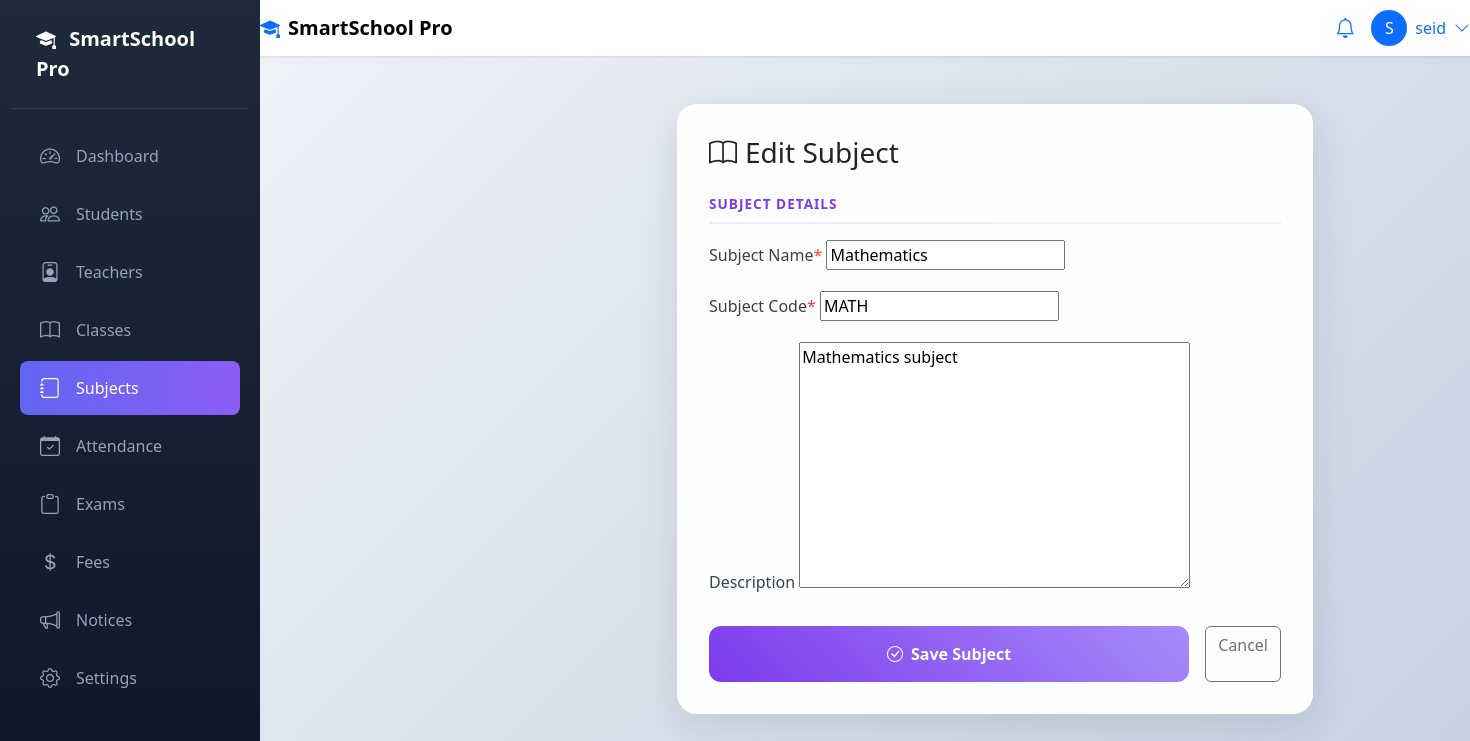
/classes/subjects/1/update/ (signed in), run on the app's committed database.
### accounts/models.py (models this page shows, shortened)
class User(AbstractUser):
    class Role(models.TextChoices):
        ADMIN = 'admin', _('Admin')
        TEACHER = 'teacher', _('Teacher')
        STUDENT = 'student', _('Student')
    role = models.CharField(max_length=20, choices=Role.choices, default=Role.STUDENT)
    phone = models.CharField(max_length=20, blank=True)
    address = models.TextField(blank=True)
    photo = models.ImageField(upload_to='users/', blank=True, null=True)
    date_of_birth = models.DateField(null=True, blank=True)
    created_at = models.DateTimeField(auto_now_add=True)
    updated_at = models.DateTimeField(auto_now=True)
    class Meta:
        verbose_name = _('user')
        verbose_name_plural = _('users')

### classes/models.py (models this page shows, shortened)
class Subject(models.Model):
    name = models.CharField(max_length=100)
    code = models.CharField(max_length=20, unique=True)
    description = models.TextField(blank=True)
    class Meta:
        ordering = ['name']

### classes/views.py (the view)
# urls.py: path('subjects/<int:pk>/update/', views.SubjectUpdateView.as_view(), name='subject_update'),
class SubjectUpdateView(UpdateView):
    model = Subject
    fields = ['name', 'code', 'description']
    template_name = 'classes/subject_form.html'
    success_url = reverse_lazy('subject_list')

### templates/classes/subject_form.html (shortened to what this page needs)
{% extends 'base.html' %}
{% block content %}
<div class="container py-4">
    <div class="row justify-content-center">
        <div class="col-md-6">
            <div class="glass-card">
                <h3 class="mb-4"><i class="bi bi-book me-2 text-purple"></i>{{ object|yesno:"Edit,Add" }} Subject</h3>
                <form method="post">{% csrf_token %}
                    <div class="section-title">Subject Details</div>
                    <div class="mb-3">
                        <label class="form-label">Subject Name<span class="required-indicator">*</span></label>
                        {{ form.name }}
                    </div>
                    <div class="mb-3">
                        <label class="form-label">Subject Code<span class="required-indicator">*</span></label>
                        {{ form.code }}
                    </div>
                    <div class="mb-4">
                        <label class="form-label">Description</label>
                        {{ form.description }}
                    </div>
                    <div class="d-flex gap-3">
                        <button type="submit" class="btn btn-gradient text-white flex-grow-1">
                            <i class="bi bi-check-circle me-2"></i>Save Subject
                        </button>
                        <a href="{% url 'subject_list' %}" class="btn btn-outline-secondary">Cancel</a>
                    </div>
                </form>
            </div>
        </div>
    </div>
</div>
{% endblock %}

### templates/base.html (shortened to what this page needs)
<!DOCTYPE html>
<html lang="en">
<head>
    <link href="https://cdn.jsdelivr.net/npm/bootstrap@5.3.0/dist/css/bootstrap.min.css" rel="stylesheet">
    <link rel="stylesheet" href="https://cdn.jsdelivr.net/npm/bootstrap-icons@1.11.0/font/bootstrap-icons.css">
</head>
<body>
    {% if user.is_authenticated and request.path != '/accounts/login/' and request.path != '/accounts/register/' %}
    <nav class="navbar navbar-expand-lg navbar-light bg-white sticky-top">
<div class="container-fluid p-0">
            <a class="navbar-brand d-flex align-items-center gap-2" href="{% url 'dashboard' %}">
                <i class="bi bi-mortarboard-fill text-primary"></i>
                <span class="fw-bold">{% if request.tenant %}{{ request.tenant.name }}{% else %}SmartSchool Pro{% endif %}</span>
            </a>
            <div class="d-flex align-items-center gap-3">
                <a href="#" class="position-relative">
                    <i class="bi bi-bell fs-5"></i>
                </a>
                <div class="dropdown">
                    <a href="#" class="d-flex align-items-center gap-2 text-decoration-none" data-bs-toggle="dropdown">
                        <div class="rounded-circle bg-primary text-white d-flex align-items-center justify-content-center" style="width:36px;height:36px">
                            {{ user.username.0|upper }}
                        </div>
                        <span class="d-none d-md-inline">{{ user.username }}</span>
                        <i class="bi bi-chevron-down"></i>
                    </a>
                </div>
            </div>
        </div>
    </nav>
    <div class="container-fluid">
        <div class="row">
            <nav class="col-md-2 d-none d-md-block sidebar">
                <div class="sidebar-brand">
                    <i class="bi bi-mortarboard-fill me-2"></i>
                    <span>{% if request.tenant %}{{ request.tenant.name }}{% else %}SmartSchool Pro{% endif %}</span>
                </div>
                <div class="pt-3">
                    <a href="{% url 'dashboard' %}" class="{% if request.resolver_match.url_name == 'dashboard' %}active{% endif %}">
                        <i class="bi bi-speedometer2"></i><span>Dashboard</span>
                    </a>
                    <a href="{% url 'student_list' %}" class="{% if 'student' in request.resolver_match.url_name %}active{% endif %}">
                        <i class="bi bi-people"></i><span>Students</span>
                    </a>
                    <a href="{% url 'teacher_list' %}" class="{% if 'teacher' in request.resolver_match.url_name %}active{% endif %}">
                        <i class="bi bi-person-badge"></i><span>Teachers</span>
                    </a>
                    <a href="{% url 'class_list' %}" class="{% if request.resolver_match.url_name == 'class_list' %}active{% endif %}">
                        <i class="bi bi-book"></i><span>Classes</span>
                    </a>
                    <a href="{% url 'subject_list' %}" class="{% if 'subject' in request.resolver_match.url_name %}active{% endif %}">
                        <i class="bi bi-journal"></i><span>Subjects</span>
                    </a>
                    <a href="{% url 'attendance_report' %}" class="{% if 'attendance' in request.resolver_match.url_name %}active{% endif %}">
                        <i class="bi bi-calendar-check"></i><span>Attendance</span>
                    </a>
                    <a href="{% url 'exam_list' %}" class="{% if 'exam' in request.resolver_match.url_name %}active{% endif %}">
                        <i class="bi bi-clipboard"></i><span>Exams</span>
                    </a>
                    <a href="{% url 'fee_structure_list' %}" class="{% if 'fee' in request.resolver_match.url_name %}active{% endif %}">
                        <i class="bi bi-currency-dollar"></i><span>Fees</span>
                    </a>
                    <a href="{% url 'announcement_list' %}" class="{% if 'announcement' in request.resolver_match.url_name %}active{% endif %}">
                        <i class="bi bi-megaphone"></i><span>Notices</span>
                    </a>
                    <a href="{% url 'user_list' %}" class="{% if 'user' in request.resolver_match.url_name %}active{% endif %}">
                        <i class="bi bi-gear"></i><span>Settings</span>
                    </a>
                </div>
            </nav>
            <main class="main-content">
    {% else %}
    <main class="container">
    {% endif %}
        {% block content %}{% endblock %}
    </main>
    </div>
    </div>
</body>
</html>

### templates/base.html (style rules this page uses)
body { font-family: 'Segoe UI', system-ui, sans-serif; }
.sidebar { height: 100vh; position: fixed; top: 0; left: 0; background: linear-gradient(180deg, #1e293b 0%, #0f172a 100%); width: 260px; z-index: 1000; overflow-y: auto; transition: all 0.3s ease; }
.sidebar-brand { padding: 1.5rem; font-size: 1.25rem; font-weight: 700; color: #fff; border-bottom: 1px solid rgba(255,255,255,0.1); }
.sidebar a { color: #94a3b8; text-decoration: none; padding: 12px 20px; display: flex; align-items: center; gap: 12px; transition: all 0.2s ease; border-radius: 8px; margin: 4px 8px; }
.sidebar a.active { background: linear-gradient(90deg, #6366f1, #8b5cf6); color: #fff; }
.sidebar i { font-size: 1.25rem; width: 24px; }
.navbar { background: rgba(255,255,255,0.95); backdrop-filter: blur(10px); box-shadow: 0 1px 3px rgba(0,0,0,0.1); margin-left: 260px; width: calc(100% - 260px); z-index: 999; }
.main-content { margin-left: 260px; padding: 1.5rem; min-height: 100vh; }

### templates/classes/subject_form.html (style rules this page uses)
body { background: linear-gradient(135deg, #f5f7fa 0%, #c3cfe2 100%); min-height: 100vh; }
.glass-card { background: rgba(255,255,255,0.95); backdrop-filter: blur(20px); border-radius: 20px; padding: 2rem; box-shadow: 0 10px 40px rgba(0,0,0,0.1); }
.form-label { font-weight: 500; color: #374151; }
.required-indicator { color: #ef4444; }
.section-title { font-size: 0.85rem; font-weight: 600; text-transform: uppercase; letter-spacing: 1px; color: #7c3aed; margin-bottom: 1rem; padding-bottom: 0.5rem; border-bottom: 2px solid #ede9fe; }
.btn-gradient { background: linear-gradient(45deg, #7c3aed, #a78bfa); border: none; border-radius: 12px; padding: 1rem 2rem; font-weight: 600; }

### data on the page
User: username.0 "S", username "seid"
Subject: name "Mathematics", code "MATH", description "Mathematics subject"

### other printed values
{{ object|yesno:"Edit,Add" }} "Edit"
